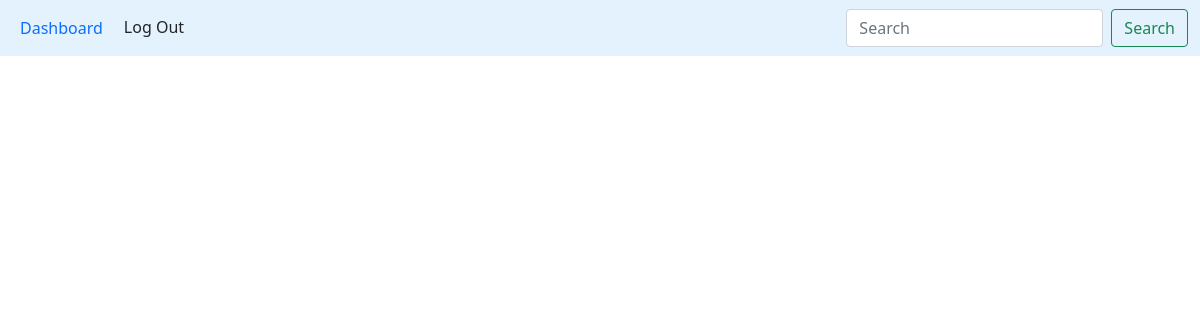
Before: /contact_details/1 with the older database file.
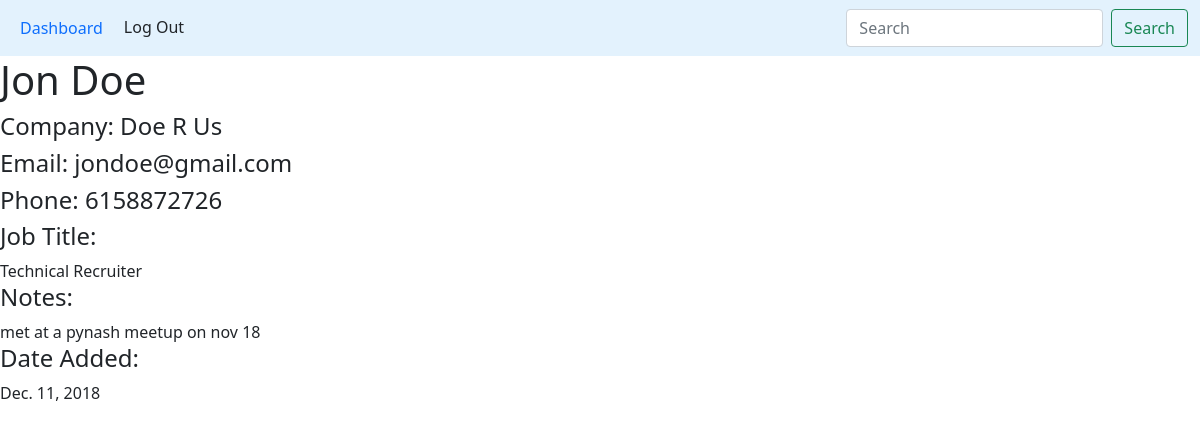
After: the same page with the newer database file.
### djoba/models/contact.py (models this page shows, shortened)
class Contact(models.Model):
	user = models.ForeignKey(User,on_delete=models.CASCADE)
	name = models.CharField(max_length=80)
	email = models.CharField(max_length=150)
	phone = models.CharField(max_length=20)
	company_name = models.CharField(max_length=80)
	title =	models.CharField(max_length=50)
	date_added = models.DateField(auto_now=False, auto_now_add=False)
	description = models.TextField()

### djoba/views/contact_details.py (the view)
# urls.py: path('contact_details/<int:pk>', views.contact_details, name='contact_details'),
def contact_details(request, pk):
	contact = Contact.objects.filter(id=pk)
	template = 'djoba/contact_details.html'
	return render(request, template, {'contact': contact})

### djoba/templates/djoba/contact_details.html
{%  extends 'djoba/index.html' %}
{% load staticfiles %}
{% block content %}
{% include 'djoba/nav.html' with nav_location=view.location %}
{% for prop in contact %}
<div class='centered'>
		<h1>{{prop.name}}</h1>
		<h4>Company: {{prop.company_name}}</h4>
		<h4>Email: {{prop.email}}</h4>
		<h4>Phone: {{prop.phone}}</h4>
		<h4>Job Title:</h4>{{prop.title}}
		<h4>Notes:</h4> {{prop.description}}
		<h4>Date Added:</h4> {{prop.date_added}}
</div>
{% endfor %}
{% endblock content %}

Changed rows visible on the page:
added Contact: name "Jon Doe", company_name "Doe R Us", email "jondoe@gmail.com", phone "6158872726", title "Technical Recruiter", description "met at a pynash meetup on nov 18", date_added "Dec. 11, 2018"
